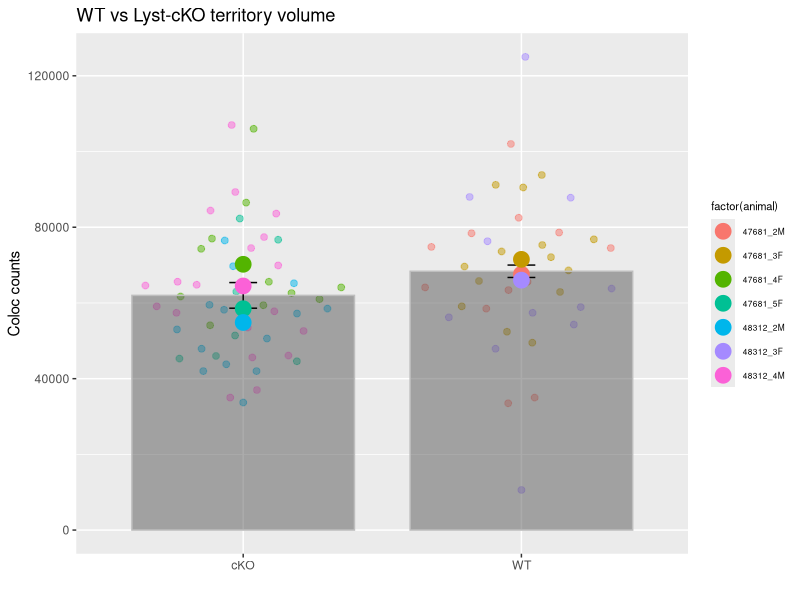
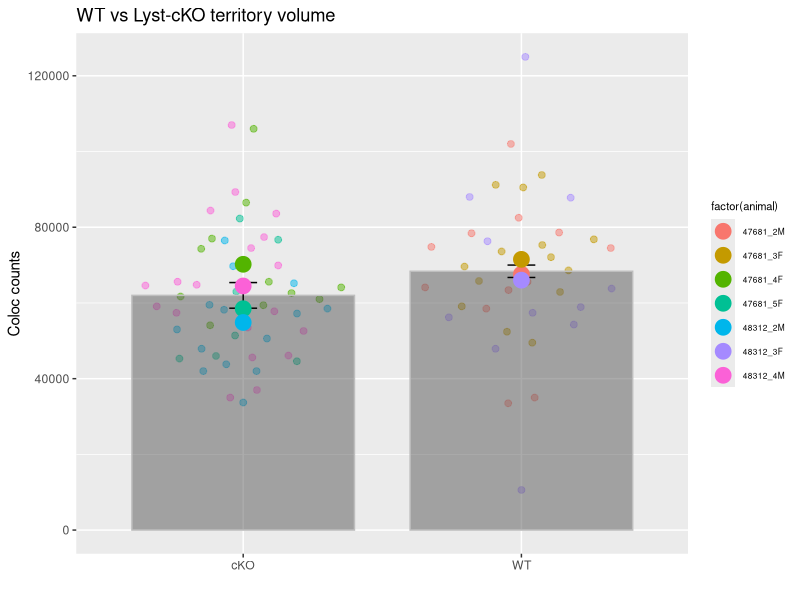

The R source for these figures, in order: (Note: this script raises an error after producing the figures.)
## ---- chunk 1
knitr::opts_chunk$set(echo = TRUE)

library(ggplot2)
library(ggpubr)
library(ggbeeswarm)
library(dplyr)
library(readxl)
library(stringr)
library(dplyr)
library(viridis)

#windowsFonts(Arial = windowsFont("Arial"))

# Defines a colorblind-friendly palette
cbPalette <- c("#999999", "#E69F00", "#56B4E9", "#009E73", "#F0E442", "#0072B2", "#D55E00", "#CC79A7")

# Imports dataset called "combined" that has the columns "replicate," "variable," and "value"
df_volume <- read_excel("Lyst-PALE_Set1_P21_V1_Volume_Stats.xlsx", sheet = 1)[c(1:3)] #change to PALE spreadsheet
decoder <- read.csv("Decoder.csv")
  
## ---- chunk 2
# Orders the variables on x-axis
df_volume$ID <- str_sub(df_volume$"Image ID", 1, 2)
df_volume <- merge(df_volume, decoder, by.x = "ID", by.y = "ID")
df_volume_decoded <- data.frame(
  animal = df_volume$Animal,
  volume = df_volume$'Volume (um^3)', 
  genotype = df_volume$Genotype.x,
  sex = df_volume$Sex  
)

# Calculates averages of each replicate
ReplicateAverages <- df_volume_decoded %>% group_by(genotype, animal) %>%
  summarise(volume = mean(volume))
ReplicateAverages

# Gives the p-value for the t-Test of variable 1 and 2
ttest1 <- t.test(volume ~ genotype, data = df_volume_decoded, alternative = "two.sided", var.equal = TRUE, conf.level = 0.95)
ttest1p <- ttest1[["p.value"]]
ttest1p

# Calculates total averages
TotalAverages <- ReplicateAverages %>% summarise(volume = mean(volume))
TotalAverages

## ---- chunk 3
# Plots Superplot based on biological replicate averages
superplot_volume <- ggplot(df_volume_decoded, aes(x=genotype,y=volume,color=factor(animal))) +

  # Adds individual data points
  geom_quasirandom(size=2, alpha = 1/2) +
  
  # Adds mean values as bars
  stat_summary(data = TotalAverages, fun = mean, fun.min = mean, fun.max = mean,
               geom = "bar", width = 0.8, color = "gray", alpha = 0.5) +
               
  # Adds error bars
  stat_summary(data = ReplicateAverages, fun.data = mean_se,
               geom = "errorbar", width = 0.1, color = "black") +
               
  # Adds color palette
  #scale_colour_manual(7) +
  
  # Adds Replicative averages as points (argument "cex" can be used to spread the data points if the averages are close together)
  geom_point(data=ReplicateAverages, size=5) +
  
  #Cosmetics and labeling
  theme(
    legend.text = element_text(size = 6),
    legend.title = element_text(size = 8), 
  ) +
    ggtitle ("WT vs Lyst-cKO territory volume") + xlab("") + ylab("Coloc counts")

png(filename = "Lyst_cKO_PALE_territory_volume.png", width = 1200, height = 800, res = 300)
  superplot_volume
  dev.off()
superplot_volume
## ---- chunk 4
# Orders the variables on x-axis
L5_counts$genotype <- c(1:length(L5_counts$Image))
L5_counts$sex <- c(1:length(L5_counts$Image))
L5_counts$litter <- c(1:length(L5_counts$Image))
L5_counts$animal <- c(1:length(L5_counts$Image))
L5_counts$replicate <-c(1:length(L5_counts$Image))

for (i in 1:length(L5_counts$Image)){
    L5_counts$litter[i] <- str_sub(L5_counts$Image[i], 8, 13)
    L5_counts$animal[i] <- str_sub(L5_counts$Image[i], 8, 16)
    L5_counts$sex[i] <- str_sub(L5_counts$Image[i], 15, 16)
    if (str_sub(L5_counts$Image[i], 24, 24) == "e") {
      L5_counts$genotype[i] <- "CTRL"
    }else{
      L5_counts$genotype[i] <- "cKO"
    }
}

#L5_counts <- L5_counts[!(L5_counts$litter == "L49502"),]

